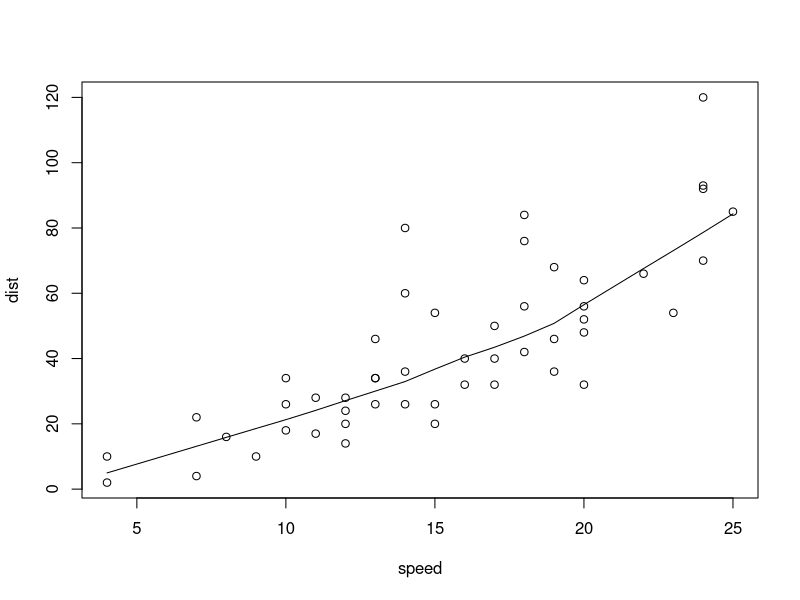
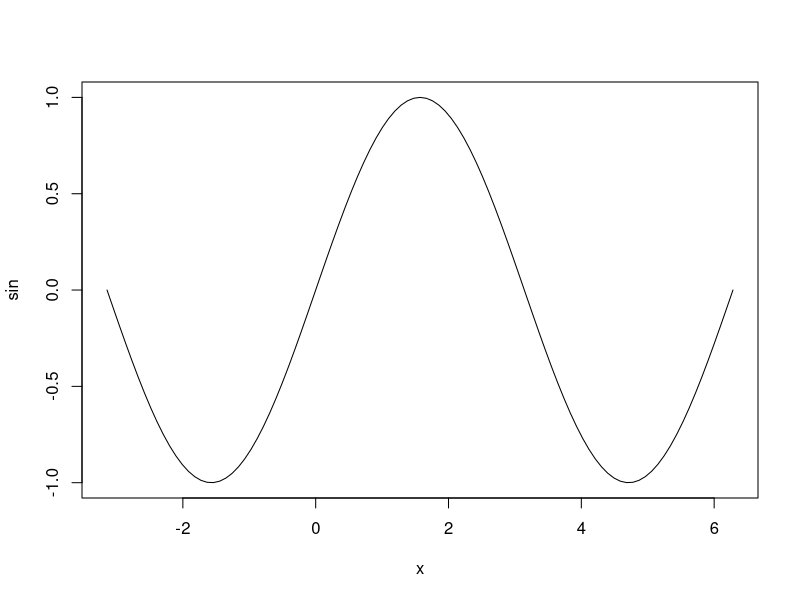
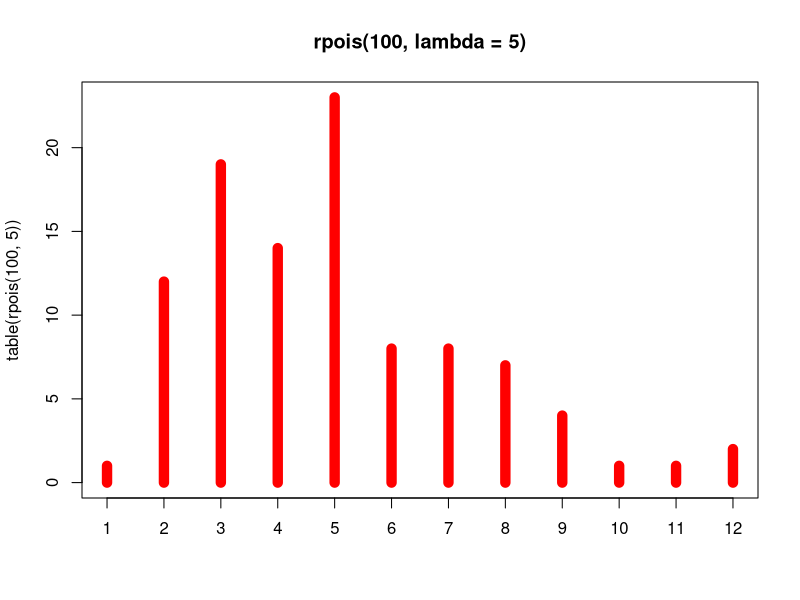
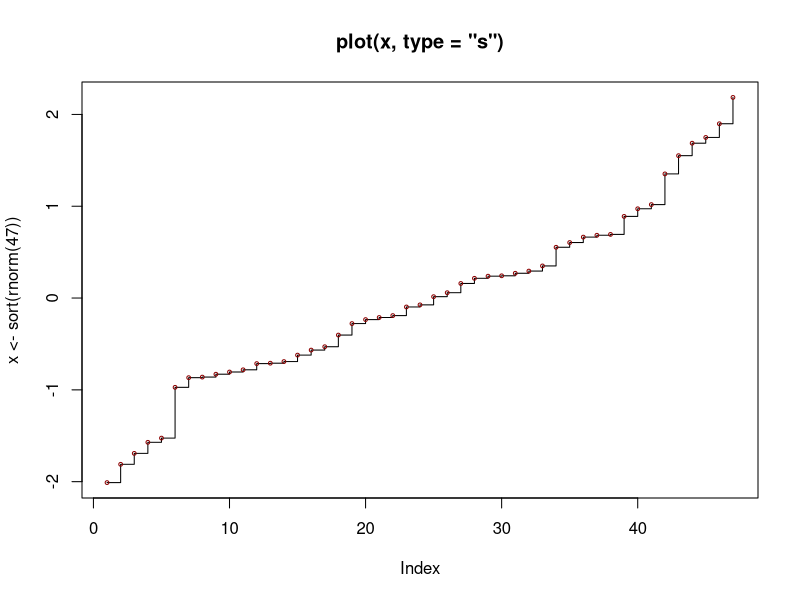

Reproduce these figures in R, in order.
require(stats)
plot(cars)
lines(lowess(cars))

plot(sin, -pi, 2*pi)
# see ?plot.function


## Discrete Distribution Plot:
plot(table(rpois(100, 5)), type = "h", col = "red", lwd = 10,
     main = "rpois(100, lambda = 5)")

## Simple quantiles/ECDF, see ecdf() {library(stats)} for a better one:
plot(x <- sort(rnorm(47)), type = "s", main = "plot(x, type = \"s\")")
points(x, cex = .5, col = "dark red")
